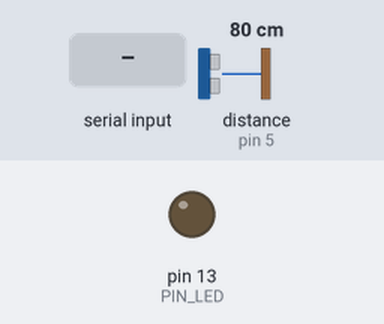
Recording of a sketch running on a simulated Arduino Uno, built with avr-gcc and run on an emulated ATmega328P. Shown: output pins drawn as LEDs (lit = HIGH). Inputs (shaded band) come from the test bench; at power-on: distance to the obstacle (sensor on pin 5) 80 cm. The echo pulse lasts 58.3 µs per cm; pins used as bus, display or sensor lines are not drawn; what the sketch prints to the serial monitor is not drawn.

Above: at 1.2 s.
1.3 s: "r" received over Serial
At 1.65 s:
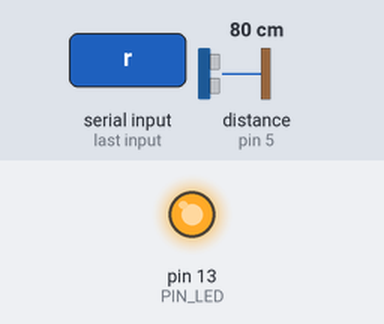
Timing chart, 0 to 4.3 s (numbered marks = the images above; inputs shaded):
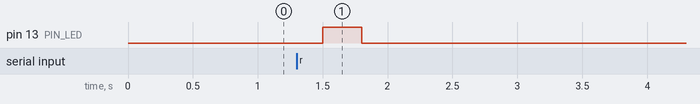

Measured:
- after the input at 1.3 s, pin 13 (PIN_LED): LOW → HIGH after 0.20 s, → LOW 0.30 s later

The sketch:

ultrasonic.ino
```cpp
const int PIN_ECHO = 5;
const int PIN_TRIG = 4;
const int PIN_LED = 13;

void setup()
{
Serial.begin(9600);
pinMode(PIN_LED, OUTPUT);

pinMode(PIN_ECHO, INPUT);
pinMode(PIN_TRIG, OUTPUT);
}


// led blink
void blink(const int interval = 300)
{
digitalWrite(PIN_LED, HIGH);
delay(interval);
digitalWrite(PIN_LED, LOW);
delay(interval);
}

// distance detect
int distanceDetect()
{
digitalWrite(PIN_TRIG, LOW); // 保持超声波控制接口低电平2us
delayMicroseconds(2);

digitalWrite(PIN_TRIG, HIGH); // 保持超声波控制接口高电平10us
delayMicroseconds(10);
digitalWrite(PIN_TRIG, LOW);    // 超声波控制接口转低电平以触发测距过程

// 距离测试公式为 脉冲长度 * 音速 / 2;
const float SONIC_SPEED = 0.034; // 音速在大气中传播速度为0.034千米/秒
long duration = pulseIn(PIN_ECHO, HIGH); // 读出脉冲时间
return duration * SONIC_SPEED / 2;
}

// loop control
void loop()
{
int val = Serial.read();
if (val == 'r')
{
// notify msg
blink();
Serial.println("cmd rcv, begin detect.");
// detect
int distance = distanceDetect();
if (0 >= distance)
{
Serial.println("detect fail.");
}
else
{
Serial.print("distance: ");
Serial.println(distance);
}
}

delay(500);
}
```
